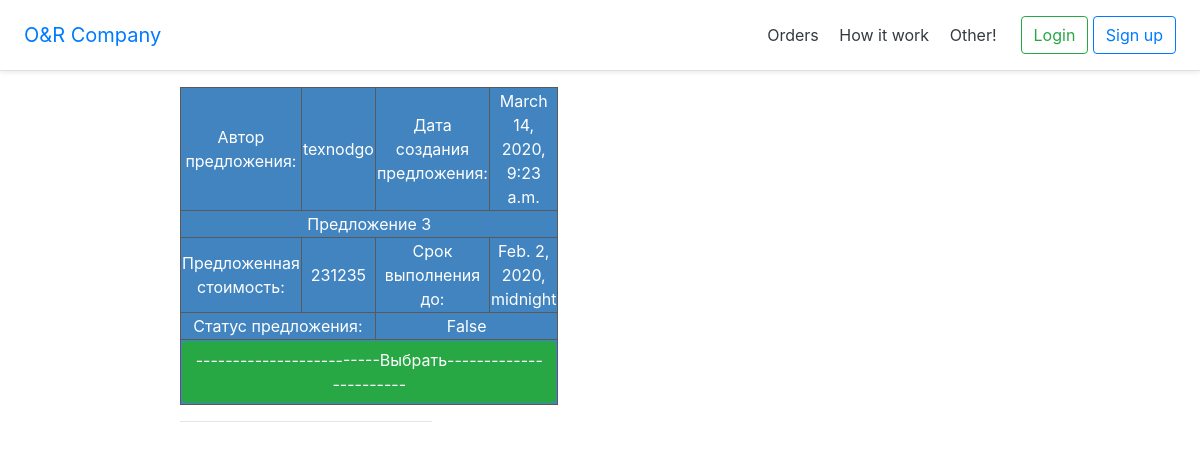
/suggestion/4, run on an earlier commit of the app's database.
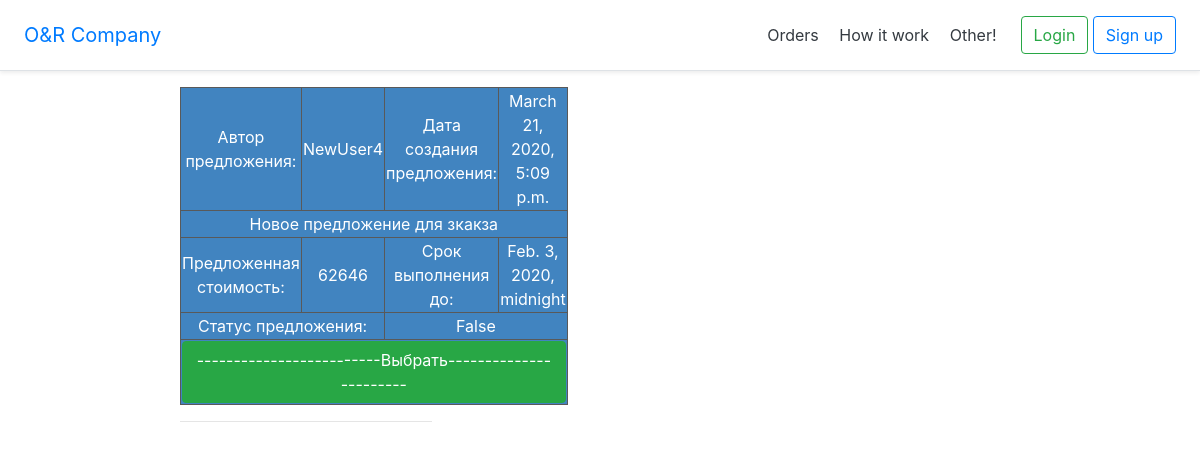
And on a later commit of the database.
### orders/models.py (models this page shows, shortened)
class Suggestion(models.Model):
    order = models.ForeignKey(Order, on_delete=models.PROTECT)
    author = models.ForeignKey(User, on_delete=models.PROTECT)
    date_create = models.DateTimeField(default=timezone.now)
    offer_description = models.TextField()
    deadline = models.DateTimeField()
    offer_price = models.PositiveIntegerField()
    status = models.CharField(max_length=10, default='N0ne')
    selected_offer = models.BooleanField()

### orders/views.py (the view)
# urls.py: url(r'suggestion/(?P<pk>\d+)$', orders_views.SuggestionView.as_view(model=Suggestion,
class SuggestionView(DetailView):
    model = Suggestion

### orders/templates/orders/suggestion_view.html (shortened to what this page needs)
{% extends "HomePage/base.html" %}
{% load i18n %}
{% load static %}
{% block content %}
    <link rel="stylesheet" href="{% static 'orders/order_style.css' %}">
    <div class="vso">
        <div class="vs">
            <table class="table2">
                <tbody>
                    <tr >
                        <td >Автор предложения:</td>
                        <td>{{ suggestion.author }}</td>
                        <td>Дата создания предложения: </td>
                        <td>{{ suggestion.date_create }}</td>
                    </tr>
                    <tr>
                        <td colspan="4">{{ suggestion.offer_description }}</td>
                    </tr>
                    <tr>
                        <td>Предложенная стоимость:</td>
                        <td>{{ suggestion.offer_price }}</td>
                        <td>Срок выполнения до:</td>
                        <td>{{ suggestion.deadline }}</td>
                    </tr>
                    <tr>
                        <td colspan="2">Статус предложения: </td>
                        <td colspan="2">{{ suggestion.selected_offer }}</td>
                    </tr>
                    <tr>
                        <td colspan="4"><button type="button" class="btn btn-success">-------------------------Выбрать-----------------------</button></td>
                    </tr>
                </tbody>
            </table>
            <hr>
        </div>
    </div>
{% endblock %}

What changed in the data, as far as the page shows it:
changed Suggestion "False": author "texnodgo" → "NewUser4"; date_create "March 14, 2020, 9:23 a.m." → "March 21, 2020, 5:09 p.m."; offer_description "Предложение 3" → "Новое предложение для зкакза"; offer_price "231235" → "62646"; deadline "Feb. 2, 2020, midnight" → "Feb. 3, 2020, midnight"
